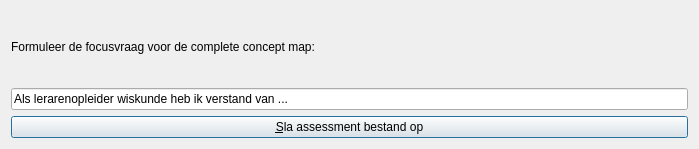
<?xml version="1.0" encoding="UTF-8"?>
<ui version="4.0">
 <class>QtPvdbCreateAssessmentCompleteDialog</class>
 <widget class="QDialog" name="QtPvdbCreateAssessmentCompleteDialog">
  <property name="geometry">
   <rect>
    <x>0</x>
    <y>0</y>
    <width>699</width>
    <height>149</height>
   </rect>
  </property>
  <property name="windowTitle">
   <string>Formuleer de focusvraag</string>
  </property>
  <property name="windowIcon">
   <iconset resource="ProjectVanDenBogaart.qrc">
    <normaloff>:/images/PicArrow14x14.png</normaloff>:/images/PicArrow14x14.png</iconset>
  </property>
  <layout class="QVBoxLayout" name="verticalLayout">
   <item>
    <widget class="QLabel" name="label">
     <property name="text">
      <string>Formuleer de focusvraag voor de complete concept map:</string>
     </property>
     <property name="wordWrap">
      <bool>true</bool>
     </property>
    </widget>
   </item>
   <item>
    <widget class="QLineEdit" name="edit">
     <property name="text">
      <string>Als lerarenopleider wiskunde heb ik verstand van ...</string>
     </property>
    </widget>
   </item>
   <item>
    <widget class="QPushButton" name="button_save">
     <property name="text">
      <string>&amp;Sla assessment bestand op</string>
     </property>
    </widget>
   </item>
  </layout>
 </widget>
 <layoutdefault spacing="6" margin="11"/>
 <resources>
  <include location="ProjectVanDenBogaart.qrc"/>
 </resources>
 <connections/>
</ui>
